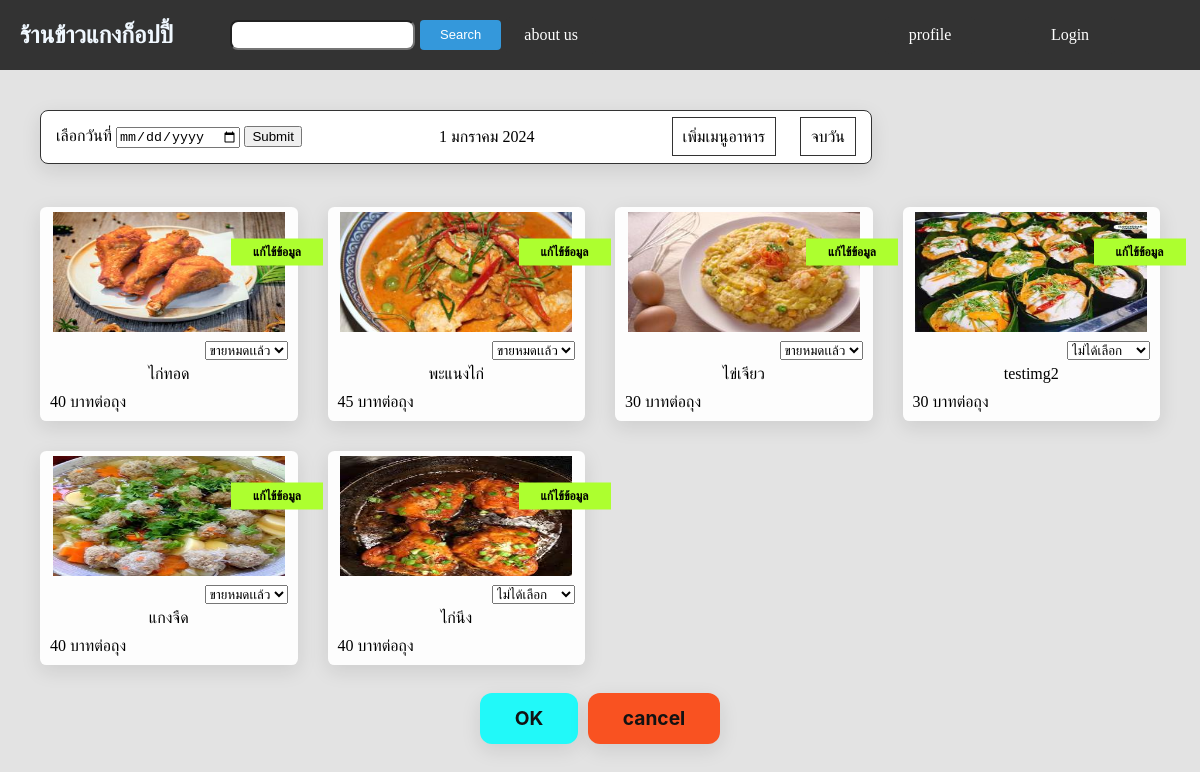
The page /managefood/ on the database its author committed.
### app/models.py (models this page shows, shortened)
class Food(models.Model):
    name = models.CharField(max_length=100)
    price = models.IntegerField(default=0)
    unit = models.CharField(max_length=100,default='บาทต่อถุง')
    score = models.FloatField(default=0,blank=True,null=True)
    quantity_review = models.IntegerField(default=0,blank=True,null=True)
    image = models.ImageField(upload_to='media/image/',blank=True,null=True)
    options = models.CharField(max_length=20, choices=(
        ('notchoose', 'ไม่ได้เลือก'),
        ('onsale', 'วางขาย'),
        ('soldout', 'ขายหมดแล้ว'),
    ), default='notchoose')

### app/views.py (the view)
# urls.py: path('managefood/',managefood,name='managefood'),
def managefood(req, date=None):
    print(date)
    if req.method == 'POST':
        food_ids = req.POST.getlist('food_id')
        print(food_ids)
        options = req.POST.getlist('options')
        print(options)
        if len(food_ids) == len(options):
            for id, option in zip(food_ids, options):
                food_item = Food.objects.get(pk=id)
                print(food_item, f'pass {option}')
                if option == 'notchoose':
                    found = Historysale.objects.filter(food_id=food_item.id, date_field=date)
                    print(found)
                    if found.exists():
                        food_item.options = option
                        food_item.save()
                        found.delete()
                        print('ลบสำเร็จ (Deletion successful)')
                    else:
                        print('ไม่พบข้อมูลในฐานข้อมูล (Data not found in the database)')
                elif option in ['onsale', 'soldout']:
                    if Historysale.objects.filter(food_id=food_item.id, date_field=date).exists():
                        if food_item.options != option:
                            food_item.options = option
                            food_item.save()
                            print('เปลี่ยนแปลงข้อมูลสำเร็จ (Data changed successfully)')
                        else:
                            print('ไม่มีการเปลี่ยนแปลง (No changes made)')
                    else:
                        food_item.options = option
                        food_item.save()
                        history_sale = Historysale.objects.create(food=food_item, date_field=date)
                        print('เซฟข้อมูลลงฐานข้อมูลได้ (Saved data to the database)')
        return redirect('managefood')
    else:
        food = Food.objects.all()
        form_date = DateForm()
        get_date = getdate()
        thai_date = getdate(None,get_date)
        context ={
            'date':get_date,
            'thai_date':thai_date,
            'food':food,
            'form':form_date,
        }
        return render(req,'app/managefood.html',context)

### app/forms.py
class DateForm(forms.ModelForm):
    class Meta:
        model = Historysale
        fields = ['date_field']
        widgets = {
            'date_field': forms.DateInput(attrs={'type': 'date'})
        }

### app/templates/app/managefood.html (shortened to what this page needs)
<!DOCTYPE html>
<html lang="th">
<head>
</head>
<body>
    {% include 'app/navbar.html' %}
    <div class="containerbody">
        <div class="container">
            <div class="managebar">
                <form action="/select_date/" method="post">
                    <label for="id_my_date_field">เลือกวันที่</label>
                    {{ form.date_field }}
                    <button type="submit">Submit</button>
                </form>
                <div class="showdate">{{thai_date}}</div>
                <div class="rightbar">
                    <a href="/create/" class="addfood">เพิ่มเมนูอาหาร</a>
                    <a href="#" class="clearfood" onclick="openPopup()">จบวัน</a>
                </div>
            </div>
        </div>
    </div>
    <form class="submit_sales" method="post" action="/managefood/{{date}}/">
        <div class="container-area">
            {%for f in food %}
                        <div class="boxlistfood">
                            {%if f.image %}
                            <div class="image-food">
                                <img src="{{f.image.url}}" alt="food-image">
                                <div class="overlay">
                                    <a href="/updatefood/{{f.id}}/" class="change-data">แก้ไข้ข้อมูล</a>
                                </div>
                            </div>
                            {%endif%}
                            <div class="options_sale">
                                {%if f.options == 'soldout'%}
                                <select name="options" id="option_{{f.id}}">
                                    <option value="soldout">ขายหมดเเล้ว</option>
                                </select>
                                {%endif%}
                                {%if f.options == 'notchoose'%}
                                <select name="options" id="option_{{f.id}}">
                                    <option value="notchoose">ไม่ได้เลือก</option>
                                </select>
                                {%endif%}
                            </div>
                            <div class="foodname">{{f.name}}</div>
                            <div class="detail_food">
                            <div>{{f.price}} {{f.unit}}</div>
                            </div>
                        </div>
            {%endfor%}
        </div>
        <div class="box-button">
            <div class="button-submit">
                <button class="btn-ok" type="submit">OK</button>
                <a class="btn-cancel" href="/managefood/">cancel</a>
            </div>
        </div>
    </form>
</body>
</html>

### app/templates/app/managefood.html (style rules this page uses)
body { background-color: #E3E3E3; }
.containerbody { display: flex; justify-content: start; padding: 20px; margin-top: 20px; }
.container { width: 800px; border: 1px solid #333; border-radius: 0.5rem; background-color: #fff; padding: 15px; margin-left: 20px; box-shadow: transparent 0 0 0 3px,rgba(18, 18, 18, .1) 0 6px 20px; }
.managebar { display: flex; justify-content: space-between; align-items: center; }
a { list-style: none; text-decoration: none; color: black; }
.addfood { border: 1px solid #333; padding: 10px; margin-right: 20px; }
.clearfood { border: 1px solid #333; padding: 10px; }
.container-area { display: grid; padding: 0.5rem; margin: 0.5rem; grid-template-columns: repeat(4,1fr); grid-gap: 10px; width: 1140px; margin: 0 auto; margin-top: 5px; }
.boxlistfood { box-shadow: transparent 0 0 0 3px,rgba(18, 18, 18, .1) 0 6px 20px; border-radius: 0.4rem; background-color: #FDFDFD; height: auto; margin: 10px; }
.boxlistfood div { margin-top: 5px; text-align: center; }
.image-food { width: 100% ; height: auto; margin-top: 0; position: relative; display: inline-block; }
.image-food img { height: 120px; width: 90%; }
.overlay { position: absolute; top: 30%; left: 80%; transform: translate(-50%, -50%); padding: 10px; border-radius: 5px; width: 30px; }
.change-data { background-color: greenyellow; display: inline-block; padding: 6px; width: 80px; text-align: center; white-space: nowrap; overflow: hidden; text-overflow: ellipsis; color: black; text-decoration: none; font-weight: bold; font-size: 12px; }
.detail_food { display: flex; justify-content: space-between; align-items: center; margin: 10px; }
.foodname { text-align: center; margin-top: 0px; }
.options_sale { display: flex; justify-content: flex-end; margin-right: 10px; }
.box-button { display: flex; justify-content: center; }
.button-submit { display: flex; width: 20%; margin-top: 10px; justify-content: center; }
.btn-ok { margin-right: 10px; align-items: center; background-color:#21F9F9; border-radius: 12px; box-shadow: transparent 0 0 0 3px,rgba(18, 18, 18, .1) 0 6px 20px; box-sizing: border-box; color: #121212; cursor: pointer; display: inline-flex; flex: 1 1 auto; font-family: Inter,sans-serif; font-size: 1.2rem; font-weight: 700; justify-content: center; line-height: 1; margin: 0; outline: none; padding: 1rem 1.2rem; text-align: center; text-decoration: none; transition: box-shadow .2s,-webkit-box-shadow .2s; white-space: nowrap; border: 0; user-select: none; -webkit-user-select: none; touch-action: manipulation; height: auto; width: auto; margin-right: 5px; }
.btn-cancel { width: 10px; align-items: center; background-color: #F95221; border-radius: 12px; box-shadow: transparent 0 0 0 3px,rgba(18, 18, 18, .1) 0 6px 20px; box-sizing: border-box; color: #121212; cursor: pointer; display: inline-flex; flex: 1 1 auto; font-family: Inter,sans-serif; font-size: 1.2rem; font-weight: 700; justify-content: center; line-height: 1; margin: 0; outline: none; padding: 1rem 1.2rem; text-align: center; text-decoration: none; transition: box-shadow .2s,-webkit-box-shadow .2s; white-space: nowrap; border: 0; user-select: none; -webkit-user-select: none; touch-action: manipulation; height: auto; width: auto; margin-left: 5px; }

### app/templates/app/navbar.html (style rules this page uses)
body { margin: 0; padding: 0; }

### rows shown on the page
Food: image (picture), options "ขายหมดเเล้ว", name "ไก่ทอด", price "40", unit "บาทต่อถุง"
Food: image (placeholder picture), options "ขายหมดเเล้ว", name "พะแนงไก่", price "45", unit "บาทต่อถุง"
Food: image (picture), options "ขายหมดเเล้ว", name "ไข่เจียว", price "30", unit "บาทต่อถุง"
Food: image (picture), options "ไม่ได้เลือก", name "testimg2", price "30", unit "บาทต่อถุง"
Food: image (picture), options "ขายหมดเเล้ว", name "แกงจืด", price "40", unit "บาทต่อถุง"
Food: image (picture), options "ไม่ได้เลือก", name "ไก่นึง", price "40", unit "บาทต่อถุง"

### other values the page prints
{{ thai_date }} "1 มกราคม 2024"
